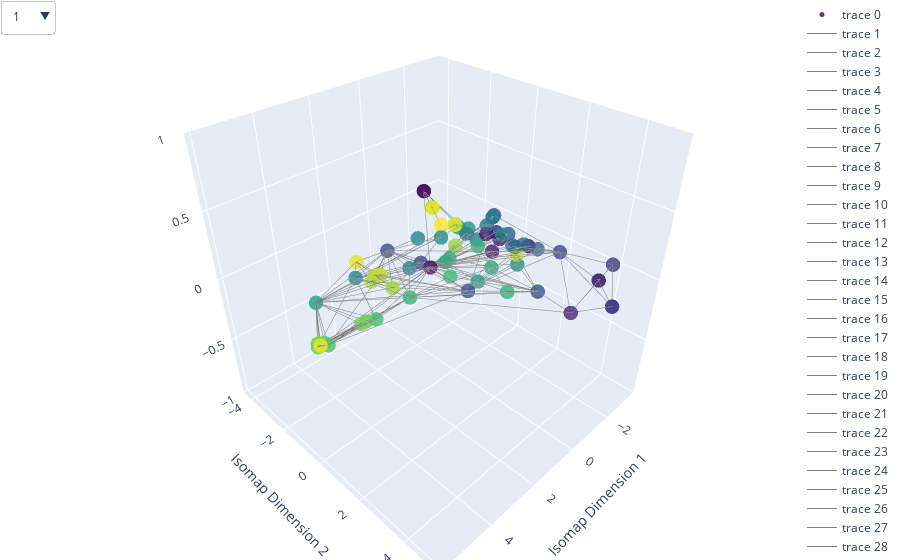

The notebook cell this image was saved under:
### Markdown cell above
# ISOMAP

### Code cell
def plot_isomap(similarities, node_list, edge_list, n_components=2, interactive=False):  
    isomap = Isomap(n_components=n_components, max_iter=1000)
    embeddings = isomap.fit_transform(1 - similarities)

    label_map = {label: i for i, label in enumerate(np.unique(node_list))}

    plt.figure(figsize=(10, 10))
    plt.scatter(embeddings[:, 0], embeddings[:, 1])

    for edge in edge_list:
        u, v = edge
        u_index = node_list.index(u)
        v_index = node_list.index(v)
        plt.plot([embeddings[u_index, 0], embeddings[v_index, 0]], 
                 [embeddings[u_index, 1], embeddings[v_index, 1]], 
                 color='gray', alpha=0.5)

    for i, node_number in enumerate(node_list):
        plt.annotate(node_number, (embeddings[i, 0], embeddings[i, 1]), textcoords="offset points", xytext=(0,10), ha='center')

    plt.title('Isomap Visualization of Node Similarities')
    plt.xlabel('Isomap Dimension 1')
    plt.ylabel('Isomap Dimension 2')
    plt.grid(True)
    plt.show()

    if interactive:
        trace = go.Scatter3d(
            x=embeddings[:, 0],
            y=embeddings[:, 1],
            z=embeddings[:, 2] if n_components == 3 else np.zeros_like(embeddings[:, 0]),
            mode='markers',
            text=node_list,
            hoverinfo='text',
            marker=dict(
                size=5,
                color=[label_map[label] for label in node_list],
                colorscale='Viridis',
                opacity=0.8
            )
        )

        edge_traces = []
        for edge in edge_list:
            u, v = edge
            u_index = node_list.index(u)
            v_index = node_list.index(v)
            edge_trace = go.Scatter3d(
                x=[embeddings[u_index, 0], embeddings[v_index, 0]],
                y=[embeddings[u_index, 1], embeddings[v_index, 1]],
                z=[embeddings[u_index, 2], embeddings[v_index, 2]] if n_components == 3 else np.zeros(2),
                mode='lines',
                line=dict(color='gray', width=1),
                hoverinfo='none'
            )
            edge_traces.append(edge_trace)
        
        dropdown_buttons = [
            {
                'label': node,
                'method': 'update',
                'args': [
                    {'selectedpoints': [node_list.index(node)]},
                    {'marker.color': ['rgba(255,0,0,1)' if i == node_list.index(node) else 'rgba(0,0,0,1)' for i in range(len(node_list))]}
                ]
            }
            for node in node_list
        ]

        updatemenu = [
            {
                'buttons': dropdown_buttons,
                'direction': 'down',
                'showactive': True,
            }
        ]

        layout = go.Layout(
            scene=dict(
                xaxis=dict(title='Isomap Dimension 1'),
                yaxis=dict(title='Isomap Dimension 2'),
                zaxis=dict(title='Isomap Dimension 3' if n_components == 3 else ''),
            ),
            margin=dict(l=0, r=0, b=0, t=0),
            updatemenus=updatemenu
        )

        fig = go.Figure(data=[trace] + edge_traces, layout=layout)
        fig.show()

plot_isomap(similarity_matrix, node_list, edge_list, n_components=2, interactive=True)
